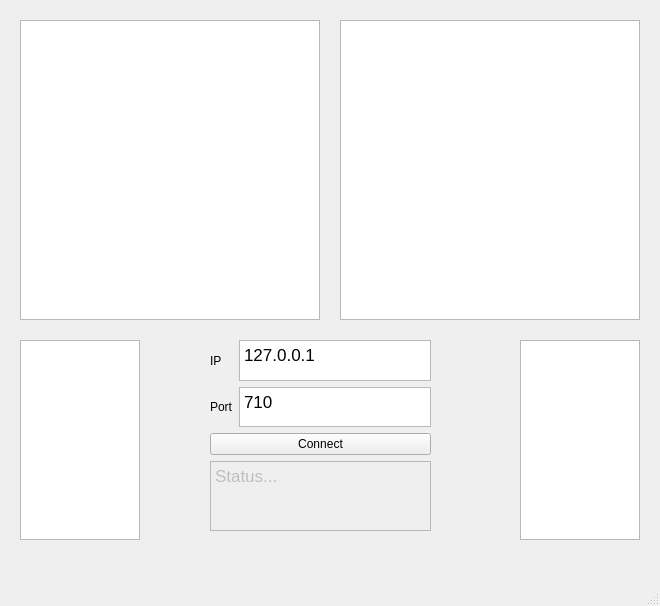
<?xml version="1.0" encoding="UTF-8"?>
<ui version="4.0">
 <class>Statki</class>
 <widget class="QMainWindow" name="Statki">
  <property name="geometry">
   <rect>
    <x>0</x>
    <y>0</y>
    <width>660</width>
    <height>606</height>
   </rect>
  </property>
  <property name="windowTitle">
   <string>Statki</string>
  </property>
  <widget class="QWidget" name="centralwidget">
   <widget class="Ocean" name="gv_ocean_local">
    <property name="geometry">
     <rect>
      <x>20</x>
      <y>20</y>
      <width>300</width>
      <height>300</height>
     </rect>
    </property>
   </widget>
   <widget class="Ocean" name="gv_ocean_remote">
    <property name="geometry">
     <rect>
      <x>340</x>
      <y>20</y>
      <width>300</width>
      <height>300</height>
     </rect>
    </property>
   </widget>
   <widget class="QGraphicsView" name="gv_local_ships">
    <property name="geometry">
     <rect>
      <x>20</x>
      <y>340</y>
      <width>120</width>
      <height>200</height>
     </rect>
    </property>
   </widget>
   <widget class="QGraphicsView" name="gv_remote_ships">
    <property name="geometry">
     <rect>
      <x>520</x>
      <y>340</y>
      <width>120</width>
      <height>200</height>
     </rect>
    </property>
   </widget>
   <widget class="QWidget" name="verticalLayoutWidget_3">
    <property name="geometry">
     <rect>
      <x>210</x>
      <y>340</y>
      <width>221</width>
      <height>191</height>
     </rect>
    </property>
    <layout class="QVBoxLayout" name="verticalLayout_4">
     <item>
      <layout class="QHBoxLayout" name="horizontalLayout_4">
       <item>
        <layout class="QVBoxLayout" name="verticalLayout_2">
         <item>
          <widget class="QLabel" name="label_2">
           <property name="text">
            <string>IP</string>
           </property>
          </widget>
         </item>
         <item>
          <widget class="QLabel" name="label">
           <property name="text">
            <string>Port</string>
           </property>
          </widget>
         </item>
        </layout>
       </item>
       <item>
        <layout class="QVBoxLayout" name="verticalLayout_3">
         <item>
          <widget class="QTextEdit" name="textEdit_IP">
           <property name="html">
            <string>&lt;!DOCTYPE HTML PUBLIC &quot;-//W3C//DTD HTML 4.0//EN&quot; &quot;http://www.w3.org/TR/REC-html40/strict.dtd&quot;&gt;
&lt;html&gt;&lt;head&gt;&lt;meta name=&quot;qrichtext&quot; content=&quot;1&quot; /&gt;&lt;style type=&quot;text/css&quot;&gt;
p, li { white-space: pre-wrap; }
&lt;/style&gt;&lt;/head&gt;&lt;body style=&quot; font-family:'.AppleSystemUIFont'; font-size:13pt; font-weight:400; font-style:normal;&quot;&gt;
&lt;p style=&quot; margin-top:0px; margin-bottom:0px; margin-left:0px; margin-right:0px; -qt-block-indent:0; text-indent:0px;&quot;&gt;&lt;span style=&quot; font-family:'.AppleSystemUIFont';&quot;&gt;127.0.0.1&lt;/span&gt;&lt;/p&gt;&lt;/body&gt;&lt;/html&gt;</string>
           </property>
          </widget>
         </item>
         <item>
          <widget class="QTextEdit" name="textEdit_Port">
           <property name="html">
            <string>&lt;!DOCTYPE HTML PUBLIC &quot;-//W3C//DTD HTML 4.0//EN&quot; &quot;http://www.w3.org/TR/REC-html40/strict.dtd&quot;&gt;
&lt;html&gt;&lt;head&gt;&lt;meta name=&quot;qrichtext&quot; content=&quot;1&quot; /&gt;&lt;style type=&quot;text/css&quot;&gt;
p, li { white-space: pre-wrap; }
&lt;/style&gt;&lt;/head&gt;&lt;body style=&quot; font-family:'.AppleSystemUIFont'; font-size:13pt; font-weight:400; font-style:normal;&quot;&gt;
&lt;p style=&quot; margin-top:0px; margin-bottom:0px; margin-left:0px; margin-right:0px; -qt-block-indent:0; text-indent:0px;&quot;&gt;&lt;span style=&quot; font-family:'.AppleSystemUIFont';&quot;&gt;710&lt;/span&gt;&lt;/p&gt;&lt;/body&gt;&lt;/html&gt;</string>
           </property>
          </widget>
         </item>
        </layout>
       </item>
      </layout>
     </item>
     <item>
      <widget class="QPushButton" name="btn_Connect">
       <property name="text">
        <string>Connect</string>
       </property>
      </widget>
     </item>
     <item>
      <widget class="QTextEdit" name="textEdit_Status">
       <property name="enabled">
        <bool>false</bool>
       </property>
       <property name="html">
        <string>&lt;!DOCTYPE HTML PUBLIC &quot;-//W3C//DTD HTML 4.0//EN&quot; &quot;http://www.w3.org/TR/REC-html40/strict.dtd&quot;&gt;
&lt;html&gt;&lt;head&gt;&lt;meta name=&quot;qrichtext&quot; content=&quot;1&quot; /&gt;&lt;style type=&quot;text/css&quot;&gt;
p, li { white-space: pre-wrap; }
&lt;/style&gt;&lt;/head&gt;&lt;body style=&quot; font-family:'.AppleSystemUIFont'; font-size:13pt; font-weight:400; font-style:normal;&quot;&gt;
&lt;p style=&quot; margin-top:0px; margin-bottom:0px; margin-left:0px; margin-right:0px; -qt-block-indent:0; text-indent:0px;&quot;&gt;&lt;span style=&quot; font-family:'.AppleSystemUIFont';&quot;&gt;Status...&lt;/span&gt;&lt;/p&gt;&lt;/body&gt;&lt;/html&gt;</string>
       </property>
      </widget>
     </item>
    </layout>
   </widget>
  </widget>
  <widget class="QMenuBar" name="menubar">
   <property name="geometry">
    <rect>
     <x>0</x>
     <y>0</y>
     <width>660</width>
     <height>22</height>
    </rect>
   </property>
  </widget>
  <widget class="QStatusBar" name="statusbar"/>
 </widget>
 <customwidgets>
  <customwidget>
   <class>Ocean</class>
   <extends>QGraphicsView</extends>
   <header>ocean.h</header>
  </customwidget>
 </customwidgets>
 <resources/>
 <connections/>
</ui>
